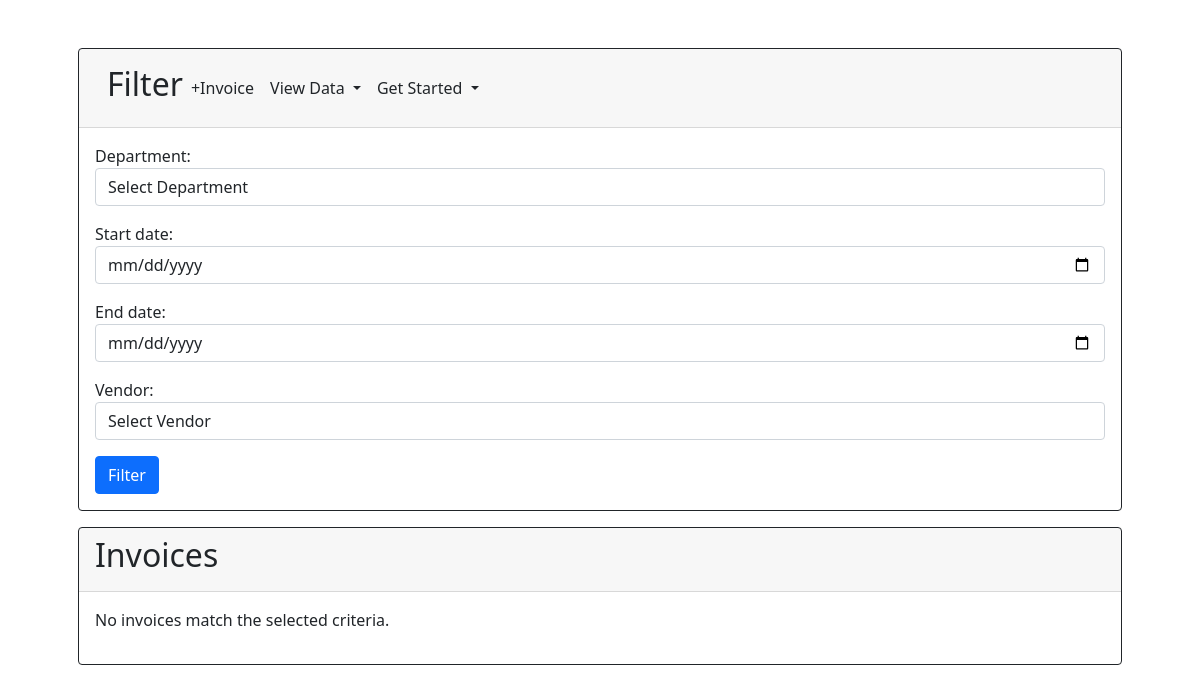
Before: / with the older database file.
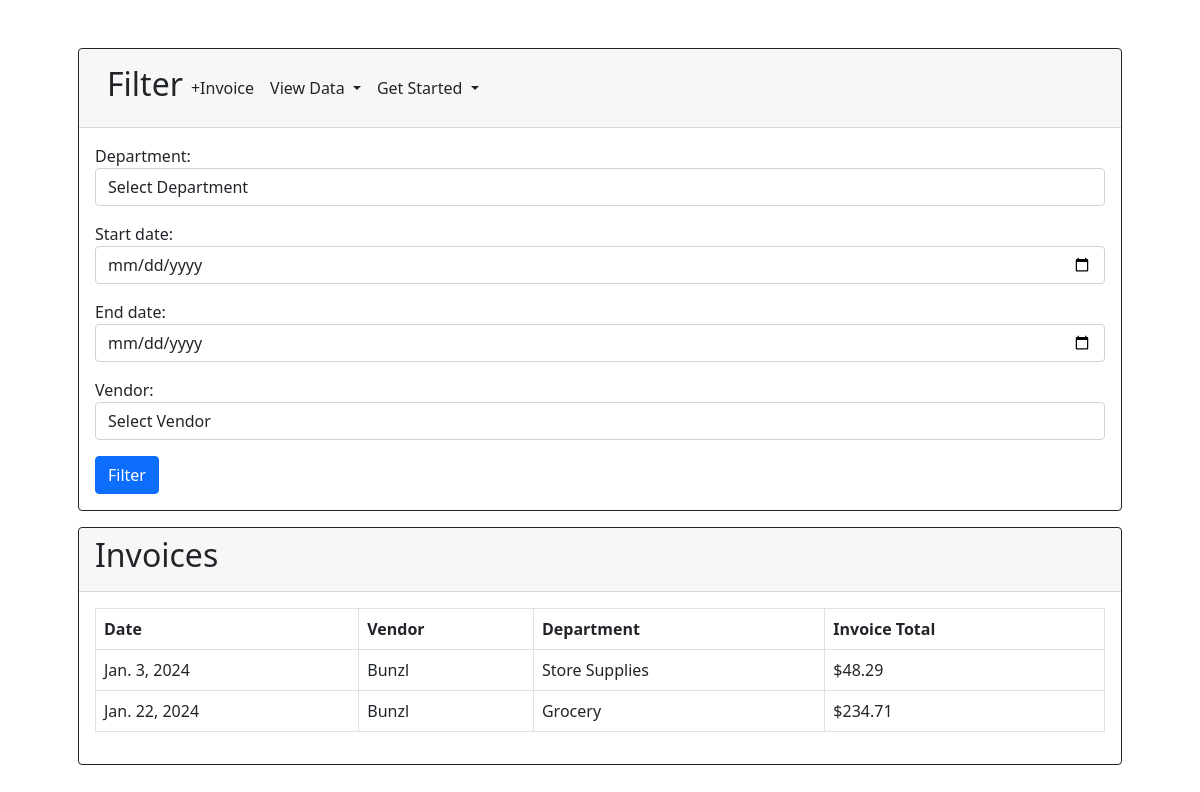
After: the same page with the newer database file.
### invoice_app/models.py (models this page shows, shortened)
class Invoice(models.Model):
    vendor = models.ForeignKey(
        'Vendor', on_delete=models.CASCADE, null=True, blank=True)
    department = models.ForeignKey(
        'Department', on_delete=models.CASCADE, null=True, blank=True)
    total = models.FloatField()
    date = models.DateField()
    created_at = models.DateTimeField(auto_now_add=True)

class Vendor(models.Model):
    name = models.CharField(max_length=128)
    def __str__(self):
        return str(self.name)

class Department(models.Model):
    name = models.CharField(max_length=128)
    number = models.IntegerField()
    def __str__(self):
        return str(self.name)

### invoice_app/views.py (the view, shortened to what this page needs)
# urls.py: path('', views.home, name="home"),
def home(request):
    departments = Department.objects.all()
    invoices = Invoice.objects.all()
    form = InvoiceFilterForm()
    total_sum = 0
    context = {
        'invoices': invoices,
        'form': form,
        'total_sum': total_sum,
        'departments': departments,
    }
    return render(request, 'index.html', context)

### invoice_app/forms.py
class InvoiceFilterForm(forms.Form):
    department = forms.ModelChoiceField(queryset=Department.objects.all(
    ), required=False, label='Department', empty_label='Select Department')
    date_start = forms.DateField(required=False, label='Start date', widget=forms.DateInput(
        attrs={'type': 'date', 'class': 'form-control'}))
    date_end = forms.DateField(required=False, label='End date', widget=forms.DateInput(
        attrs={'type': 'date', 'class': 'form-control'}))
    vendor_name = forms.ModelChoiceField(queryset=Vendor.objects.all(
    ), required=False, label='Vendor', empty_label="Select Vendor")
    def __init__(self, *args, **kwargs):
        super().__init__(*args, **kwargs)
        self.fields['department'].widget.attrs.update(
            {'class': 'form-control'})
        self.fields['vendor_name'].widget.attrs.update(
            {'class': 'form-control'})
        self.fields['date_start'].widget.attrs.update(
            {'class': 'form-control'})
        self.fields['date_end'].widget.attrs.update(
            {'class': 'form-control'})

### invoice_app/templates/index.html (shortened to what this page needs)
{% extends 'main.html' %}
{% block content %}
<div class="container p-5">
    <div class="card border border-dark">
        <div class="card-header">
            {% include 'navbar.html' %}
        </div>
        <div class="card-body">
            <form method="post" action="{% url 'home' %}">
                {{ form.as_p }}
                <button class="btn btn-primary" type="submit">Filter</button>
            </form>
        </div>
    </div>
    <div class="card border border-dark mt-3">
        <div class="card-header d-flex justify-content-between align-items-center">
            <h2>Invoices</h2>
        </div>
        <div class="card-body">
            {% if invoices %}
                <table id="invoiceTable" class="table table-bordered">
                    <thead>
                        <tr>
                            <th>Date</th>
                            <th>Vendor</th>
                            <th>Department</th>
                            <th>Invoice Total</th>
                        </tr>
                    </thead>
                    <tbody>
                        {% for invoice in invoices %}
                            <tr>
                                <td>{{ invoice.date }}</td>
                                <td>{{ invoice.vendor }}</td>
                                <td>{{ invoice.department }}</td>
                                <td>${{ invoice.total }}</td>
                            </tr>
                        {% endfor %}
                    </tbody>
                </table>
            {% else %}
                <p>No invoices match the selected criteria.</p>
            {% endif %}
        </div>
    </div>
</div>
{% endblock %}

### invoice_app/templates/main.html (shortened to what this page needs)
<!DOCTYPE html>
<html lang="en">
<head>
    {% load static %}
    <link href="https://cdn.jsdelivr.net/npm/bootstrap@5.0.0/dist/css/bootstrap.min.css" rel="stylesheet" >
</head>
<body >
    {% block content %}
    {% endblock %}
</body>
</html>

### invoice_app/templates/navbar.html (shortened to what this page needs)
<nav class="navbar navbar-expand-lg">
    <div class="container-fluid">
        <h2><a class="text-decoration-none text-dark" href="{%  url 'home' %}">Filter</a></h2>
        <div class="collapse navbar-collapse" id="navbarNavDropdown">
            <ul class="navbar-nav">
                <li class="nav-item">
                    <a class="nav-link text-dark" aria-current="page" href="{% url 'create-invoice' %}">+Invoice</a>
                </li>
                <li class="nav-item dropdown">
                    <a class="nav-link dropdown-toggle text-dark" href="#" role="button" data-bs-toggle="dropdown" aria-expanded="false">
                        View Data
                    </a>
                </li>
                <li class="nav-item dropdown">
                    <a class="nav-link dropdown-toggle text-dark" href="#" role="button" data-bs-toggle="dropdown" aria-expanded="false">
                        Get Started
                    </a>
                </li>
            </ul>
        </div>
    </div>
</nav>

Changed rows visible on the page:
added Invoice: date "Jan. 3, 2024", vendor "Bunzl", department "Store Supplies", total "48.29"
added Invoice: date "Jan. 22, 2024", vendor "Bunzl", department "Grocery", total "234.71"
Other visible differences:
text no longer shown: "No invoices match the selected criteria."
text now shown: "Date Vendor Department Invoice Total"
